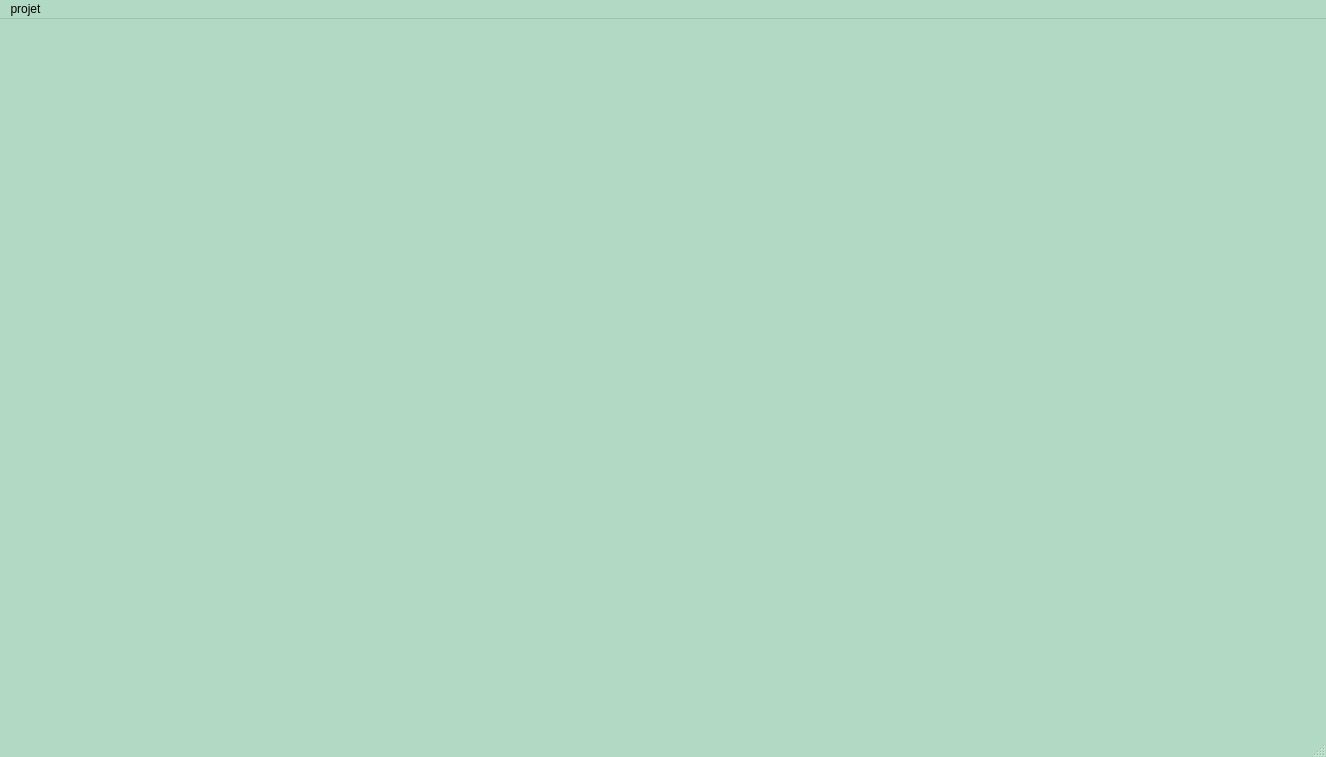
<?xml version="1.0" encoding="UTF-8"?>
<ui version="4.0">
 <class>MainWindow</class>
 <widget class="QMainWindow" name="MainWindow">
  <property name="geometry">
   <rect>
    <x>0</x>
    <y>0</y>
    <width>1326</width>
    <height>757</height>
   </rect>
  </property>
  <property name="palette">
   <palette>
    <active>
     <colorrole role="WindowText">
      <brush brushstyle="SolidPattern">
       <color alpha="255">
        <red>0</red>
        <green>0</green>
        <blue>0</blue>
       </color>
      </brush>
     </colorrole>
     <colorrole role="Button">
      <brush brushstyle="SolidPattern">
       <color alpha="255">
        <red>178</red>
        <green>217</green>
        <blue>196</blue>
       </color>
      </brush>
     </colorrole>
     <colorrole role="Light">
      <brush brushstyle="SolidPattern">
       <color alpha="255">
        <red>255</red>
        <green>255</green>
        <blue>255</blue>
       </color>
      </brush>
     </colorrole>
     <colorrole role="Midlight">
      <brush brushstyle="SolidPattern">
       <color alpha="255">
        <red>216</red>
        <green>236</green>
        <blue>225</blue>
       </color>
      </brush>
     </colorrole>
     <colorrole role="Dark">
      <brush brushstyle="SolidPattern">
       <color alpha="255">
        <red>89</red>
        <green>108</green>
        <blue>98</blue>
       </color>
      </brush>
     </colorrole>
     <colorrole role="Mid">
      <brush brushstyle="SolidPattern">
       <color alpha="255">
        <red>119</red>
        <green>145</green>
        <blue>131</blue>
       </color>
      </brush>
     </colorrole>
     <colorrole role="Text">
      <brush brushstyle="SolidPattern">
       <color alpha="255">
        <red>0</red>
        <green>0</green>
        <blue>0</blue>
       </color>
      </brush>
     </colorrole>
     <colorrole role="BrightText">
      <brush brushstyle="SolidPattern">
       <color alpha="255">
        <red>255</red>
        <green>255</green>
        <blue>255</blue>
       </color>
      </brush>
     </colorrole>
     <colorrole role="ButtonText">
      <brush brushstyle="SolidPattern">
       <color alpha="255">
        <red>0</red>
        <green>0</green>
        <blue>0</blue>
       </color>
      </brush>
     </colorrole>
     <colorrole role="Base">
      <brush brushstyle="SolidPattern">
       <color alpha="255">
        <red>255</red>
        <green>255</green>
        <blue>255</blue>
       </color>
      </brush>
     </colorrole>
     <colorrole role="Window">
      <brush brushstyle="SolidPattern">
       <color alpha="255">
        <red>178</red>
        <green>217</green>
        <blue>196</blue>
       </color>
      </brush>
     </colorrole>
     <colorrole role="Shadow">
      <brush brushstyle="SolidPattern">
       <color alpha="255">
        <red>0</red>
        <green>0</green>
        <blue>0</blue>
       </color>
      </brush>
     </colorrole>
     <colorrole role="AlternateBase">
      <brush brushstyle="SolidPattern">
       <color alpha="255">
        <red>216</red>
        <green>236</green>
        <blue>225</blue>
       </color>
      </brush>
     </colorrole>
     <colorrole role="ToolTipBase">
      <brush brushstyle="SolidPattern">
       <color alpha="255">
        <red>255</red>
        <green>255</green>
        <blue>220</blue>
       </color>
      </brush>
     </colorrole>
     <colorrole role="ToolTipText">
      <brush brushstyle="SolidPattern">
       <color alpha="255">
        <red>0</red>
        <green>0</green>
        <blue>0</blue>
       </color>
      </brush>
     </colorrole>
     <colorrole role="PlaceholderText">
      <brush brushstyle="SolidPattern">
       <color alpha="128">
        <red>0</red>
        <green>0</green>
        <blue>0</blue>
       </color>
      </brush>
     </colorrole>
    </active>
    <inactive>
     <colorrole role="WindowText">
      <brush brushstyle="SolidPattern">
       <color alpha="255">
        <red>0</red>
        <green>0</green>
        <blue>0</blue>
       </color>
      </brush>
     </colorrole>
     <colorrole role="Button">
      <brush brushstyle="SolidPattern">
       <color alpha="255">
        <red>178</red>
        <green>217</green>
        <blue>196</blue>
       </color>
      </brush>
     </colorrole>
     <colorrole role="Light">
      <brush brushstyle="SolidPattern">
       <color alpha="255">
        <red>255</red>
        <green>255</green>
        <blue>255</blue>
       </color>
      </brush>
     </colorrole>
     <colorrole role="Midlight">
      <brush brushstyle="SolidPattern">
       <color alpha="255">
        <red>216</red>
        <green>236</green>
        <blue>225</blue>
       </color>
      </brush>
     </colorrole>
     <colorrole role="Dark">
      <brush brushstyle="SolidPattern">
       <color alpha="255">
        <red>89</red>
        <green>108</green>
        <blue>98</blue>
       </color>
      </brush>
     </colorrole>
     <colorrole role="Mid">
      <brush brushstyle="SolidPattern">
       <color alpha="255">
        <red>119</red>
        <green>145</green>
        <blue>131</blue>
       </color>
      </brush>
     </colorrole>
     <colorrole role="Text">
      <brush brushstyle="SolidPattern">
       <color alpha="255">
        <red>0</red>
        <green>0</green>
        <blue>0</blue>
       </color>
      </brush>
     </colorrole>
     <colorrole role="BrightText">
      <brush brushstyle="SolidPattern">
       <color alpha="255">
        <red>255</red>
        <green>255</green>
        <blue>255</blue>
       </color>
      </brush>
     </colorrole>
     <colorrole role="ButtonText">
      <brush brushstyle="SolidPattern">
       <color alpha="255">
        <red>0</red>
        <green>0</green>
        <blue>0</blue>
       </color>
      </brush>
     </colorrole>
     <colorrole role="Base">
      <brush brushstyle="SolidPattern">
       <color alpha="255">
        <red>255</red>
        <green>255</green>
        <blue>255</blue>
       </color>
      </brush>
     </colorrole>
     <colorrole role="Window">
      <brush brushstyle="SolidPattern">
       <color alpha="255">
        <red>178</red>
        <green>217</green>
        <blue>196</blue>
       </color>
      </brush>
     </colorrole>
     <colorrole role="Shadow">
      <brush brushstyle="SolidPattern">
       <color alpha="255">
        <red>0</red>
        <green>0</green>
        <blue>0</blue>
       </color>
      </brush>
     </colorrole>
     <colorrole role="AlternateBase">
      <brush brushstyle="SolidPattern">
       <color alpha="255">
        <red>216</red>
        <green>236</green>
        <blue>225</blue>
       </color>
      </brush>
     </colorrole>
     <colorrole role="ToolTipBase">
      <brush brushstyle="SolidPattern">
       <color alpha="255">
        <red>255</red>
        <green>255</green>
        <blue>220</blue>
       </color>
      </brush>
     </colorrole>
     <colorrole role="ToolTipText">
      <brush brushstyle="SolidPattern">
       <color alpha="255">
        <red>0</red>
        <green>0</green>
        <blue>0</blue>
       </color>
      </brush>
     </colorrole>
     <colorrole role="PlaceholderText">
      <brush brushstyle="SolidPattern">
       <color alpha="128">
        <red>0</red>
        <green>0</green>
        <blue>0</blue>
       </color>
      </brush>
     </colorrole>
    </inactive>
    <disabled>
     <colorrole role="WindowText">
      <brush brushstyle="SolidPattern">
       <color alpha="255">
        <red>89</red>
        <green>108</green>
        <blue>98</blue>
       </color>
      </brush>
     </colorrole>
     <colorrole role="Button">
      <brush brushstyle="SolidPattern">
       <color alpha="255">
        <red>178</red>
        <green>217</green>
        <blue>196</blue>
       </color>
      </brush>
     </colorrole>
     <colorrole role="Light">
      <brush brushstyle="SolidPattern">
       <color alpha="255">
        <red>255</red>
        <green>255</green>
        <blue>255</blue>
       </color>
      </brush>
     </colorrole>
     <colorrole role="Midlight">
      <brush brushstyle="SolidPattern">
       <color alpha="255">
        <red>216</red>
        <green>236</green>
        <blue>225</blue>
       </color>
      </brush>
     </colorrole>
     <colorrole role="Dark">
      <brush brushstyle="SolidPattern">
       <color alpha="255">
        <red>89</red>
        <green>108</green>
        <blue>98</blue>
       </color>
      </brush>
     </colorrole>
     <colorrole role="Mid">
      <brush brushstyle="SolidPattern">
       <color alpha="255">
        <red>119</red>
        <green>145</green>
        <blue>131</blue>
       </color>
      </brush>
     </colorrole>
     <colorrole role="Text">
      <brush brushstyle="SolidPattern">
       <color alpha="255">
        <red>89</red>
        <green>108</green>
        <blue>98</blue>
       </color>
      </brush>
     </colorrole>
     <colorrole role="BrightText">
      <brush brushstyle="SolidPattern">
       <color alpha="255">
        <red>255</red>
        <green>255</green>
        <blue>255</blue>
       </color>
      </brush>
     </colorrole>
     <colorrole role="ButtonText">
      <brush brushstyle="SolidPattern">
       <color alpha="255">
        <red>89</red>
        <green>108</green>
        <blue>98</blue>
       </color>
      </brush>
     </colorrole>
     <colorrole role="Base">
      <brush brushstyle="SolidPattern">
       <color alpha="255">
        <red>178</red>
        <green>217</green>
        <blue>196</blue>
       </color>
      </brush>
     </colorrole>
     <colorrole role="Window">
      <brush brushstyle="SolidPattern">
       <color alpha="255">
        <red>178</red>
        <green>217</green>
        <blue>196</blue>
       </color>
      </brush>
     </colorrole>
     <colorrole role="Shadow">
      <brush brushstyle="SolidPattern">
       <color alpha="255">
        <red>0</red>
        <green>0</green>
        <blue>0</blue>
       </color>
      </brush>
     </colorrole>
     <colorrole role="AlternateBase">
      <brush brushstyle="SolidPattern">
       <color alpha="255">
        <red>178</red>
        <green>217</green>
        <blue>196</blue>
       </color>
      </brush>
     </colorrole>
     <colorrole role="ToolTipBase">
      <brush brushstyle="SolidPattern">
       <color alpha="255">
        <red>255</red>
        <green>255</green>
        <blue>220</blue>
       </color>
      </brush>
     </colorrole>
     <colorrole role="ToolTipText">
      <brush brushstyle="SolidPattern">
       <color alpha="255">
        <red>0</red>
        <green>0</green>
        <blue>0</blue>
       </color>
      </brush>
     </colorrole>
     <colorrole role="PlaceholderText">
      <brush brushstyle="SolidPattern">
       <color alpha="128">
        <red>0</red>
        <green>0</green>
        <blue>0</blue>
       </color>
      </brush>
     </colorrole>
    </disabled>
   </palette>
  </property>
  <property name="windowTitle">
   <string>MainWindow</string>
  </property>
  <widget class="QWidget" name="centralwidget"/>
  <widget class="QMenuBar" name="menubar">
   <property name="geometry">
    <rect>
     <x>0</x>
     <y>0</y>
     <width>1326</width>
     <height>26</height>
    </rect>
   </property>
   <widget class="QMenu" name="menuprojet">
    <property name="title">
     <string>projet</string>
    </property>
   </widget>
   <addaction name="menuprojet"/>
  </widget>
  <widget class="QStatusBar" name="statusbar"/>
 </widget>
 <resources/>
 <connections/>
</ui>
